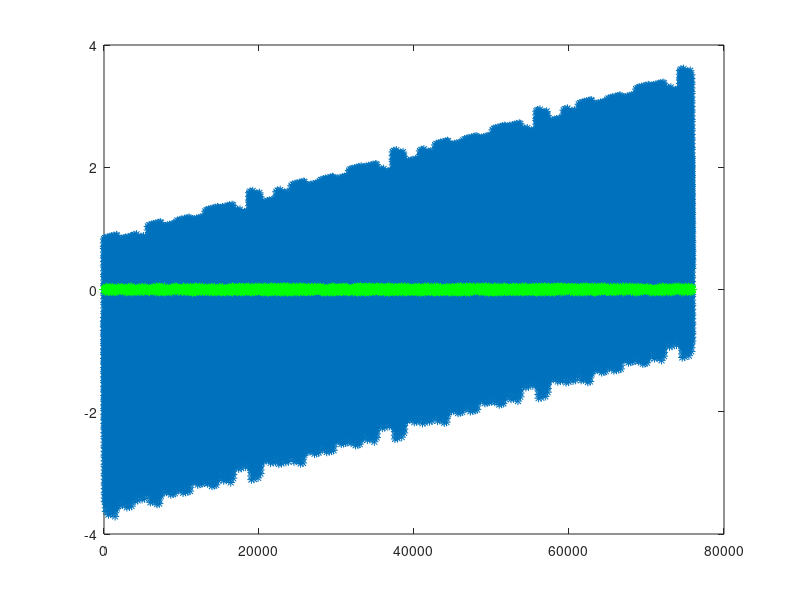

Write MATLAB code to recreate this figure.
ioff = 20;

q = [-0.4 0.7 0.5 0];
q(4) = sqrt(1-norm(q)^2);

cnt = 0;
idx = 0;
wl1 = 299792458/1575.42e6;
thres = 0.25*wl1;

buf = q;
[a,aa] = max(abs(buf));
buf(aa) = 0;
[b,bb] = max(abs(buf));
buf(bb) = 0;
[c,cc] = max(abs(buf));
buf(cc) = 0;
[d,dd] = max(abs(buf));
buf(dd) = 0;

qp(1) = q(aa);
qp(2) = q(bb);
qp(3) = q(cc);
qp(4) = q(dd);

amb = zeros(1,4);

for ia = -ioff:ioff
    amb(aa) = ia;
    
    chkb1a = (qp(1)*amb(aa) + abs(qp(2))*(-ioff) + abs(qp(3))*(-ioff) + abs(qp(4))*(-ioff))*wl1;
    chkb2a = (qp(1)*amb(aa) + abs(qp(2))*(+ioff) + abs(qp(3))*(-ioff) + abs(qp(4))*(-ioff))*wl1;
    chkb1b = (qp(1)*amb(aa) + abs(qp(2))*(-ioff) + abs(qp(3))*(+ioff) + abs(qp(4))*(+ioff))*wl1;
    chkb2b = (qp(1)*amb(aa) + abs(qp(2))*(+ioff) + abs(qp(3))*(+ioff) + abs(qp(4))*(+ioff))*wl1;
    
    jumpb1 = (chkb1a > thres & chkb2a > thres);
    jumpb2 = (chkb1b < -thres & chkb2b < -thres);
    
    if jumpb1 == 0 && jumpb2 == 0
        for ib = -ioff:ioff
            amb(bb) = ib;

            chkc1a = (qp(1)*amb(aa) + qp(2)*amb(bb) + abs(qp(3))*(-ioff) + abs(qp(4))*(-ioff))*wl1;
            chkc2a = (qp(1)*amb(aa) + qp(2)*amb(bb) + abs(qp(3))*(+ioff) + abs(qp(4))*(-ioff))*wl1;
            chkc1b = (qp(1)*amb(aa) + qp(2)*amb(bb) + abs(qp(3))*(-ioff) + abs(qp(4))*(+ioff))*wl1;
            chkc2b = (qp(1)*amb(aa) + qp(2)*amb(bb) + abs(qp(3))*(+ioff) + abs(qp(4))*(+ioff))*wl1;

            jumpc1 = (chkc1a > thres & chkc2a > thres);
            jumpc2 = (chkc1b < -thres & chkc2b < -thres);
            
            if jumpc1 == 0 && jumpc2 == 0
                for ic = -ioff:ioff
                    amb(cc) = ic;

                    chkd1 = (qp(1)*amb(aa) + qp(2)*amb(bb) + qp(2)*amb(bb) + abs(qp(4))*(-ioff))*wl1;
                    chkd2 = (qp(1)*amb(aa) + qp(2)*amb(bb) + qp(2)*amb(bb) + abs(qp(4))*(+ioff))*wl1;

                    jumpd1 = (chkd1 > thres);
                    jumpd2 = (chkd2 < -thres);

                    if jumpd1 == 0 && jumpd2 == 0
                        ref = (qp(1)*amb(aa) + qp(2)*amb(bb) + qp(2)*amb(bb) + qp(4)*amb(dd))*wl1;

                        if qp(4) <= 0
                            intup = ceil((-thres-ref)/(qp(4)*wl1));
                            intdn = floor((thres-ref)/(qp(4)*wl1));
                        else
                            intup = ceil((thres-ref)/(qp(4)*wl1));
                            intdn = floor((-thres-ref)/(qp(4)*wl1));
                        end

                        if intup > ioff
                            intup = ioff;
                        end

                        if intdn < -ioff
                            intdn = -ioff;
                        end

                        for id = intdn:intup
                            amb(dd) = id;

                            cnt = cnt + 1;
                            iset = amb';

                            res(cnt) = q*iset*wl1;

                            if abs(res(cnt)) <= thres
                                idx = idx + 1;
                                int(idx,:) = amb;
                            end
                        end

                    end

                end

            end

        end
    end
end

plot(res,"*");
pause;
resin = res;

p = find(abs(resin) > thres);
resin(p) = zeros(size(resin(p)));
resout = res - resin;

plot(resout,"*");
hold on;
plot(resin,"*g");
hold off;
                                